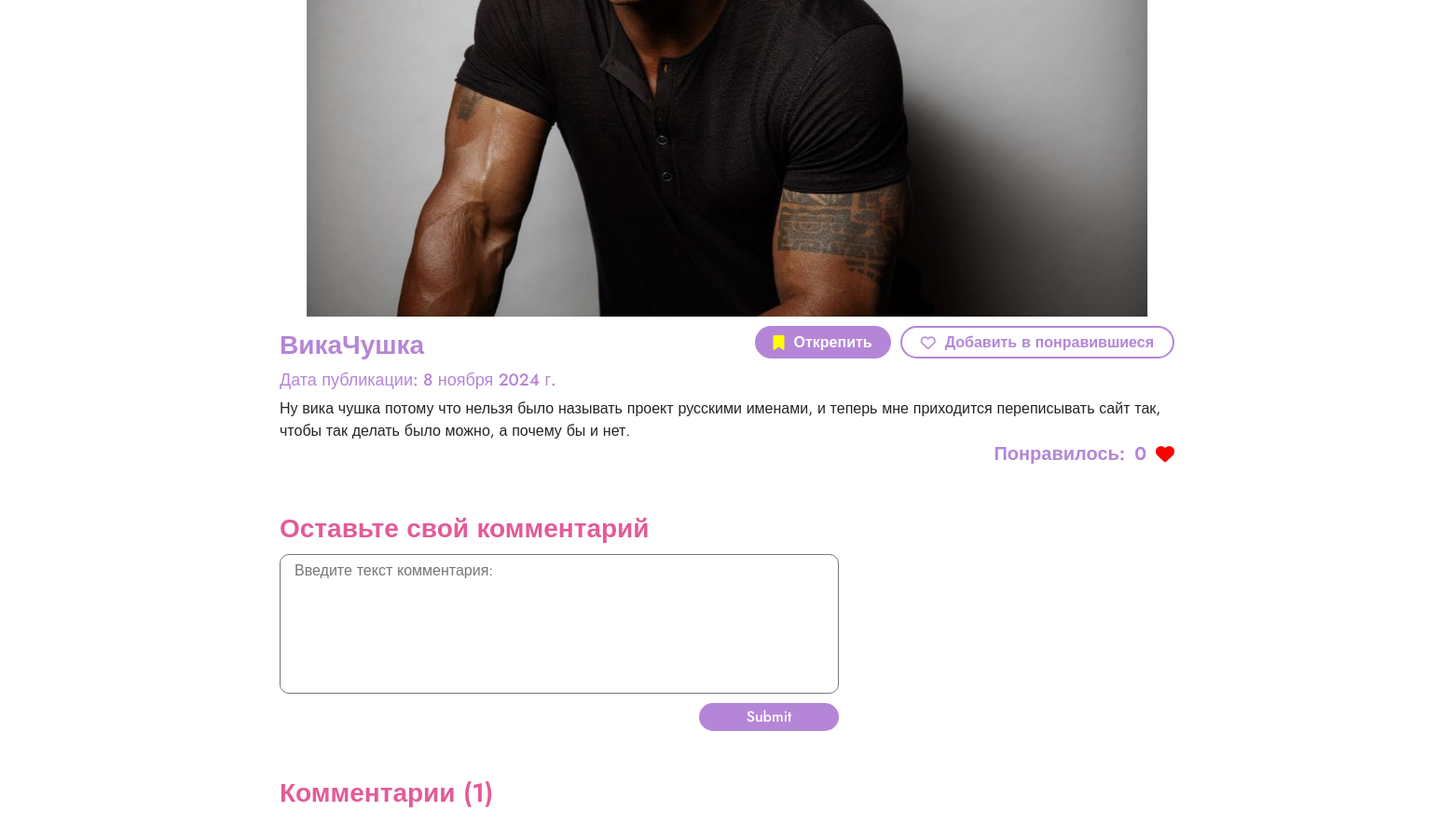
/Admin/ВикаЧушка/ (signed in, middle part), run on an earlier commit of the app's database.
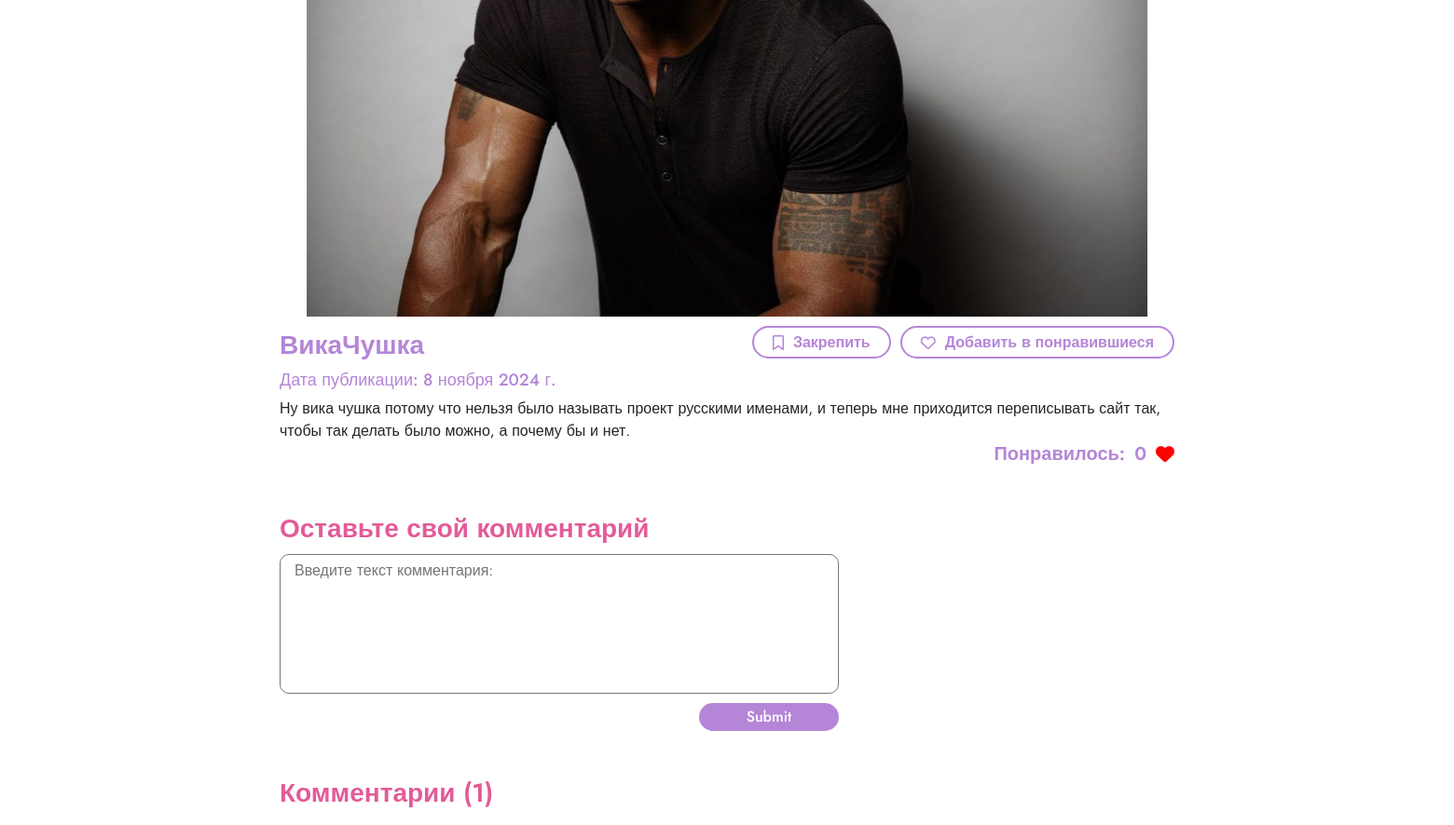
And on a later commit of the database.
### mysite/models.py (models this page shows)
class Project(models.Model):
    autor = models.ForeignKey(User, on_delete=models.PROTECT, related_name="projects")
    name = models.CharField("Название проекта", max_length=100, blank=False)
    is_private = models.BooleanField("Приватный", default=False)
    is_pinned = models.BooleanField("Закрепленный", default=False)
    created_date = models.DateField(default=localdate)
    description = models.TextField("Описание проекта", blank=True)
    comments = models.ManyToManyField(Comment, related_name='project', blank=True)
    collaborators = models.ManyToManyField(User, related_name='collaborators', blank=True)
    likes = models.ManyToManyField(User, blank=True, related_name="liked_projects")
    files = models.ManyToManyField(UploadedFile, blank=True)
    class Meta:
        verbose_name = 'проект'
        verbose_name_plural = 'Проекты'

### mysite/views.py (the view)
# urls.py: path('<str:autor>/<str:projectname>/', views.project, name='project'),
@login_required
def project(request, autor, projectname):
    autor_proj = User.objects.get(username=autor)
    project = Project.objects.get(autor=autor_proj.id, name=projectname)
    if request.method == "POST":
        comment_form = CommentForm(request.POST)
        if comment_form.is_valid():
            comment = comment_form.save(commit=False)
            comment.autor = request.user
            comment.text = comment_form.cleaned_data['text']
            comment.save()
            project.comments.add(comment)
            return redirect(f'/{project.autor.username}/{projectname}')
    else:
        comment_form = CommentForm()
    data = {
        'project': project,
        'comment_form': comment_form,
        'count_likes': len(project.likes.all())
    }
    return render(request, "project/project.html", data)

### mysite/forms.py (shortened to what this page needs)
class CommentForm(forms.ModelForm):
    class Meta:
        model = Comment
        fields = ('text',)
        widgets = {
            'text': forms.Textarea(attrs={"placeholder":"Введите текст комментария:"})
        }

### mysite/templates/project/project.html (shortened to what this page needs)
{% extends 'base.html' %}
{% load static %}
{% block head %}
    <link href="https://cdn.jsdelivr.net/npm/bootstrap@5.3.3/dist/css/bootstrap.min.css" rel="stylesheet">
    <link rel="stylesheet" href="{% static 'css/project/project.css' %}">
{% endblock %}
{% block content %}
    <main>
        <section class="main_project_slider">
            <div class="carousel slide" data-bs-ride="carousel">
                <div id="slider" class="slider carousel-inner">
                    <div class="carousel-item active bg_white" data-bs-interval="2000">
                        <img src="/media/{{ project.files.all.0.file }}" class="d-block">
                    </div>
                </div>
            </div>
            <div class="proj_description">
                <div class="desc_header">
                    <p class="name">{{ project.name }}</p>
                    <div class="project_buttons">
                        {% if project.autor == user %}
                            <a class="{% if not project.is_pinned %} unpin_btn {% endif %}" id="pin">
                                <i class="{% if project.is_pinned %}fa-solid bm_checked{% else %} fa-regular bm{% endif %} fa-bookmark " id="pin_i"></i>
                                <p id="pin_text">
                                    {% if project.is_pinned %}
                                        Открепить
                                    {% else %}
                                        Закрепить
                                    {% endif %}
                                </p>
                            </a>
                        {% endif %}
                        <a class="{% if not project in user.liked_projects.all %} unlike_btn {% endif %}" id="like">
                            <i class="{% if project in user.liked_projects.all %} fa-solid heart_cheked {% else %} fa-regular {% endif %} fa-heart " id="like_i"></i>
                            <p id="like_text">
                                {% if project in user.liked_projects.all %}
                                    Убрать из понравившихся
                                {% else %}
                                    Добавить в понравившиеся
                                {% endif %}
                            </p>
                        </a>
                    </div>
                </div>
                <p class="date">Дата публикации: {{ project.created_date }}</p>
                <div class="desc">
                    {% if project.description|length < 400 %}
                        <span>{{ project.description|slice:":400" }}</span>
                    {% else %}
                        <span id="desc_text">{{ project.description|slice:":400" }}</span>
                        <a id="showmore">Далее</a>
                    {% endif %}
                </div>
                <div class="proj_likes">
                    <p>Понравилось: </p>
                    <p id="count_likes">{{ project.likes.all|length }}</p>
                    <i class="fa-solid heart_cheked fa-heart"></i>
                </div>
            </div>
        </section>
        <section class="project_comment_add">
            <h2 class="block_zag">Оставьте свой комментарий</h2>
            <form action="" method="POST">
                {{ comment_form.text }}
                <input type="submit">
            </form>
        </section>
        <section class="project_comments">
            {% if project.comments.all|length > 0 %}
                <h2 class="block_zag">Комментарии ({{ project.comments.all|length }})</h2>
                {% for com in project.comments.all %}
                    <div class="comment">
                    </div>
                {% endfor %}
            {% else %}
                {% comment %} <h2 class="block_zag">Комментариев пока нет...</h2> {% endcomment %}
            {% endif %}
        </section>
    </main>
{% endblock %}

What changed in the data, as far as the page shows it:
changed Project "ВикаЧушка": is_pinned True → False (drawn)
Also different on the page:
text no longer shown: "Открепить"
text now shown: "Закрепить"
